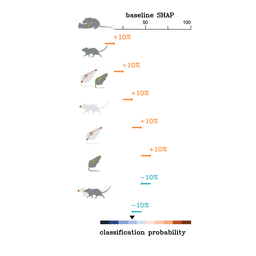
#> input picture simba/test.png, 256 x 256 px, shrunk from 1280 x 1280 before the run, found by its file name
$ python 'rotate image.py'
#> lines starting #> are read from the running program, lines starting #| are printed output that depends on the picture
import time

import cv2
import numpy as np
from numba import bool_, njit, types, uint8


@njit([(uint8[:,:,:], bool_)])
def rotate_img(img: np.ndarray, right: bool) -> np.ndarray:
    """
    Flip a color image 90 degrees to the left or right

    .. image:: _static/img/rotate_img.png
       :width: 600
       :align: center

    :param np.ndarray img: Input image as numpy array in uint8 format.
    :param bool right: If True, flips to the right. If False, flips to the left.
    :returns: The rotated image as a numpy array of uint8 format.

    :example:

    >>> img = cv2.imread('/Users/simon/Desktop/test.png')
    >>> rotated_img = rotate_img(img=img, right=False)
    """

    if right:
        img = np.transpose(img[:, ::-1, :], axes=(1, 0, 2))
    else:
        img = np.transpose(img[::-1, :, :], axes=(1, 0, 2))
    return np.ascontiguousarray(img).astype(np.uint8)


img = cv2.imread('/Users/simon/Desktop/test.png')
#> img is the input picture: shape (256, 256, 3); mean B, G, R 251, 251.3, 251.6
start = time.time()
for i in range(10000):
    rotated_img = rotate_img(img=img, right=True)
#> this loop made 10000 passes
#> pass 1, `rotated_img = rotate_img(img=img, right=True)`:
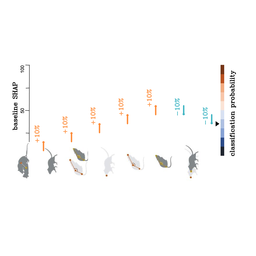
#> rotated_img: shape (256, 256, 3); mean B, G, R 251, 251.3, 251.6
print(time.time() - start)
# cv2.imshow('sdsf', rotated_img)
# cv2.waitKey(5000)
